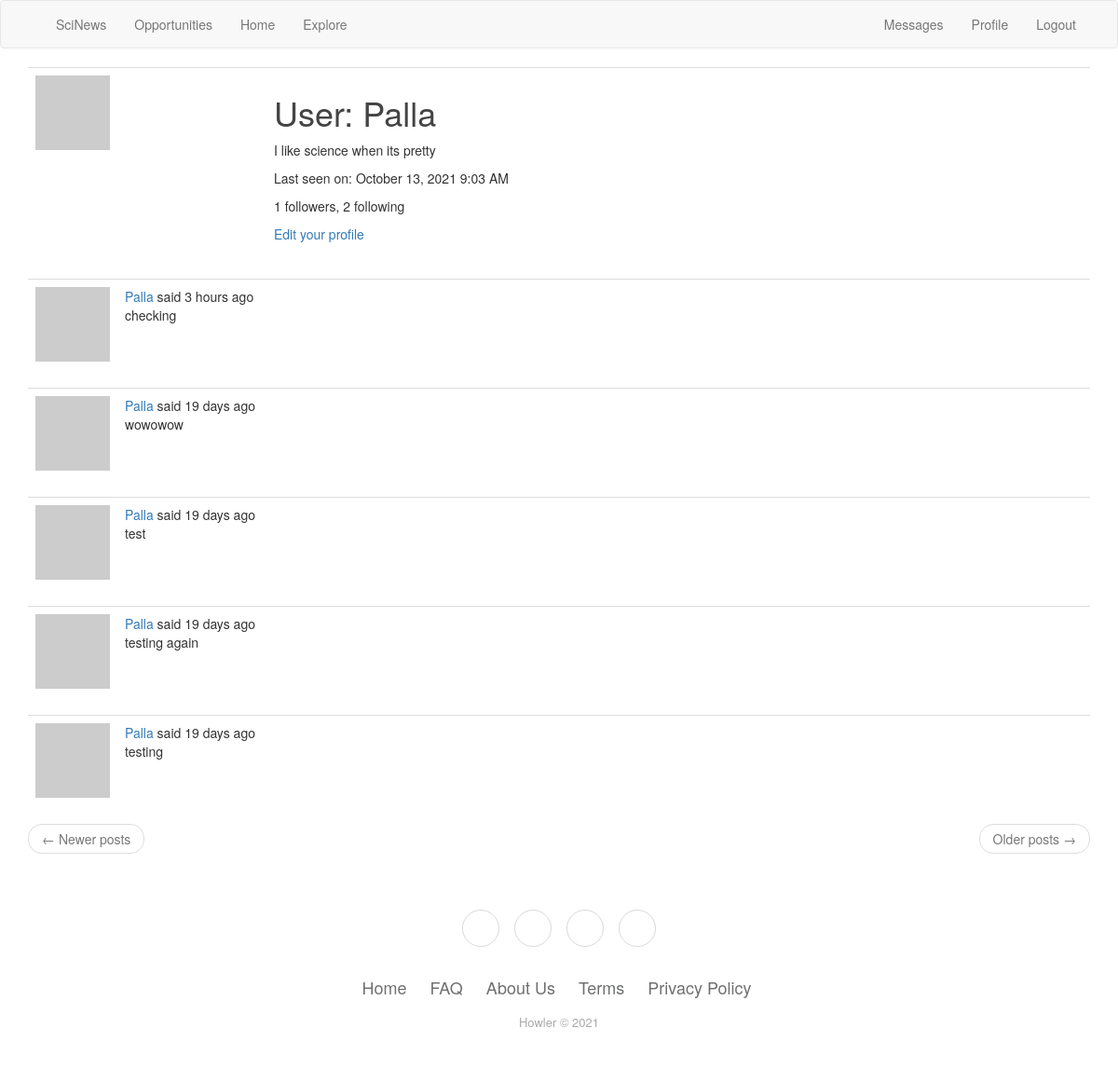
The page /user/Palla (signed in) on the database as committed earlier.
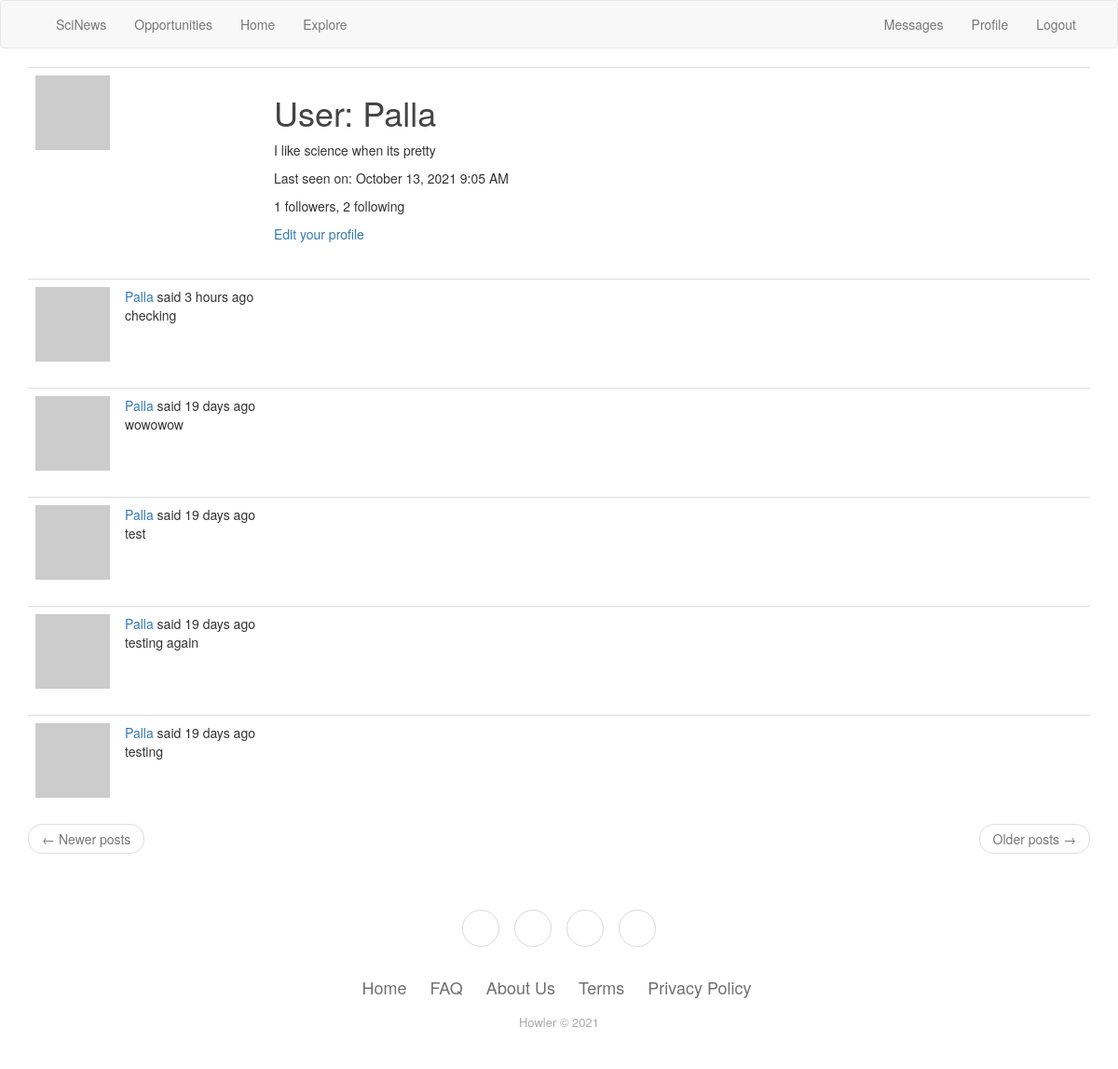
The same page on the database as committed later.
### app/models.py (models this page shows, shortened)
class User(UserMixin,db.Model):
    id = db.Column(db.Integer, primary_key=True)
    username = db.Column(db.String(64), index=True, unique=True)
    email = db.Column(db.String(120), index=True, unique=True)
    password_hash = db.Column(db.String(128))
    posts = db.relationship('Post', backref='author', lazy='dynamic')
    job = db.relationship('Jobpost', backref='author', lazy='dynamic')  #This will also link with jobpost
    about_me = db.Column(db.String(1500)) #Places data about the user here
    last_seen = db.Column(db.DateTime, default=datetime.utcnow)
    followed = db.relationship(
        'User', secondary=followers,
        primaryjoin=(followers.c.follower_id == id),
        secondaryjoin=(followers.c.followed_id == id),
        backref=db.backref('followers', lazy='dynamic'), lazy='dynamic')
    messages_sent = db.relationship('Message',
                                    foreign_keys='Message.sender_id',
                                    backref='author', lazy='dynamic')
    messages_received = db.relationship('Message',
                                        foreign_keys='Message.recipient_id',
                                        backref='recipient', lazy='dynamic')
    last_message_read_time = db.Column(db.DateTime)
    notifications = db.relationship('Notification', backref='user',
                                    lazy='dynamic')
    def new_messages(self):
        last_read_time = self.last_message_read_time or datetime(1900, 1, 1)
        return Message.query.filter_by(recipient=self).filter(
            Message.timestamp > last_read_time).count()
    def avatar(self, size):
        digest = md5(self.email.lower().encode('utf-8')).hexdigest()
        return 'https://www.gravatar.com/avatar/{}?d=identicon&s={}'.format(
            digest, size)

class Post(db.Model):
    id = db.Column(db.Integer, primary_key=True)
    body = db.Column(db.String(140))
    timestamp = db.Column(db.DateTime, index=True, default=datetime.utcnow)
    user_id = db.Column(db.Integer, db.ForeignKey('user.id'))

### app/routes.py (the view)
@app.route('/user/<username>')
@login_required
def user(username):
    user = User.query.filter_by(username=username).first_or_404()
    page = request.args.get('page', 1, type=int)
    posts = user.posts.order_by(Post.timestamp.desc()).paginate(
        page, app.config['POSTS_PER_PAGE'], False)
    next_url = url_for('user', username=user.username, page=posts.next_num) \
        if posts.has_next else None
    prev_url = url_for('user', username=user.username, page=posts.prev_num) \
        if posts.has_prev else None
    form = EmptyForm()
    return render_template('user.html', user=user, posts=posts.items,
                           next_url=next_url, prev_url=prev_url, form=form)

### app/models.py (called while the page is built)
@login.user_loader
def load_user(id):
    return User.query.get(int(id))

### app/routes.py (called while the page is built)
@app.before_request  #Checks if user is logged to know when they have been last seen.
def before_request():
    if current_user.is_authenticated:
        current_user.last_seen = datetime.utcnow()
        db.session.commit()
    g.locale = str(get_locale())

@app.before_request
def before_request():
    g.locale = str(get_locale())

### app/templates/user.html (shortened to what this page needs)
{% extends "base.html" %}
{% block app_content %}
    <table class="table table-hover">
        <tr>
            <td width="256px"><img src="{{ user.avatar(256) }}"></td>
            <td>
                <h1>{{ _('User') }}: {{ user.username }}</h1>
                {% if user.about_me %}<p>{{ user.about_me }}</p>{% endif %}
                {% if user.last_seen %}
                <p>{{ _('Last seen on') }}: {{ moment(user.last_seen).format('LLL') }}</p>
                {% endif %}
                <p>{{ _('%(count)d followers', count=user.followers.count()) }}, {{ _('%(count)d following', count=user.followed.count()) }}</p>
                {% if user == current_user %}
                <p><a href="{{ url_for('edit_profile') }}">{{ _('Edit your profile') }}</a></p>
                {% endif %}
            </td>
        </tr>
    </table>
    {% for post in posts %}
        {% include '__post.html' %}
    {% endfor %}
    <nav aria-label="...">
        <ul class="pager">
            <li class="previous{% if not prev_url %} disabled{% endif %}">
                <a href="{{ prev_url or '#' }}">
                    <span aria-hidden="true">&larr;</span> {{ _('Newer posts') }}
                </a>
            </li>
            <li class="next{% if not next_url %} disabled{% endif %}">
                <a href="{{ next_url or '#' }}">
                    {{ _('Older posts') }} <span aria-hidden="true">&rarr;</span>
                </a>
            </li>
        </ul>
    </nav>
{% endblock %}

### app/templates/base.html (shortened to what this page needs)
{% extends 'bootstrap/base.html' %}
{% block navbar %}
    <nav class="navbar navbar-default">
        <div class="container">
            <div class="navbar-header">
                <a class="navbar-brand" href="{{ url_for('home') }}">{{_(Howler)}}</a>
            </div>
            <div class="collapse navbar-collapse" id="bs-example-navbar-collapse-1">
                <ul class="nav navbar-nav">
                    <li><a  href="{{ url_for('get_news')}}"> {{ _('SciNews') }} </a></li>
                     <li><a  href="{{ url_for('opportunity')}}"> {{_('Opportunities')}}</a></li>
                    <li><a href="{{ url_for('home') }}">{{ _('Home') }}</a></li>
                    <li><a href="{{ url_for('explore') }}">{{ _('Explore') }}</a></li>
                </ul>
                <ul class="nav navbar-nav navbar-right">
                    {% if current_user.is_anonymous %}
                    <li><a href="{{ url_for('login') }}">{{ _('Login') }}</a></li>
                    {% else %}
                    <li><a href="{{ url_for('messages') }}">
                            {{ _('Messages') }}
                             {% set new_messages = current_user.new_messages() %}
                        </a></li>
                    <li><a href="{{ url_for('user', username=current_user.username) }}">{{ _('Profile') }}</a></li>
                    <li><a href="{{ url_for('logout') }}">{{ _('Logout') }}</a></li>
                    {% endif %}
                </ul>
            </div>
        </div>
    </nav>
{% endblock %}
{% block content %}
    <div class="container">
        {% block app_content %}{% endblock %}
    </div>
<div class="footer-basic">
        <footer>
            <div class="social"><a href="#"></a><a href="#"></a><a href="#"></a><a href="#"></a></div>
            <ul class="list-inline">
                <li class="list-inline-item"><a href="{{url_for('home')}}">{{_('Home')}}</a></li>
                <li class="list-inline-item"><a href="{{url_for('FAQ')}}">{{_('FAQ')}}</a></li>
                <li class="list-inline-item"><a href="{{url_for('about')}}">{{_('About Us')}}</a></li>
                <li class="list-inline-item"><a href="#">{{_('Terms')}}</a></li>
                <li class="list-inline-item"><a href="#">{{_('Privacy Policy')}}</a></li>
            </ul>
            <p class="copyright">Howler © 2021</p>
        </footer>
    </div>
{% endblock %}
{% block styles %}
{{super()}}
  <link rel="stylesheet" href="{{url_for('.static', filename='main.css')}}">
{% endblock %}

### app/templates/__post.html (shortened to what this page needs)
<table class="table table-hover">
        <tr>
            <td width="70px">
                <a href="{{ url_for('user', username=post.author.username) }}">
                    <img src="{{ post.author.avatar(70) }}" />
                </a>
            </td>
            <td>
                {{ _('%(username)s said %(when)s',
                    username=user_link, when=moment(post.timestamp).fromNow()) }}
                <br>
                <span id="post{{ post.id }}">{{ post.body }}</span>
            </td>
        </tr>
    </table>

### app/static/main.css (style rules this page uses)
h1, h2, h3, h4, h5, h6 { color: #444444; }
.footer-basic { padding:40px 0; background-color:#ffffff; color:#4b4c4d; }
.footer-basic ul { padding:0; list-style:none; text-align:center; font-size:18px; line-height:1.6; margin-bottom:0; }
.footer-basic li { padding:0 10px; }
.footer-basic ul a { color:inherit; text-decoration:none; opacity:0.8; }
.footer-basic .social { text-align:center; padding-bottom:25px; }
.footer-basic .social > a { font-size:24px; width:40px; height:40px; line-height:40px; display:inline-block; text-align:center; border-radius:50%; border:1px solid #ccc; margin:0 8px; color:inherit; opacity:0.75; }
.footer-basic .copyright { margin-top:15px; text-align:center; font-size:13px; color:#aaa; margin-bottom:0; }

Rows that differ between the two databases and show on the page:
changed User "Palla": last_seen "October 13, 2021 9:03 AM" → "October 13, 2021 9:05 AM"
